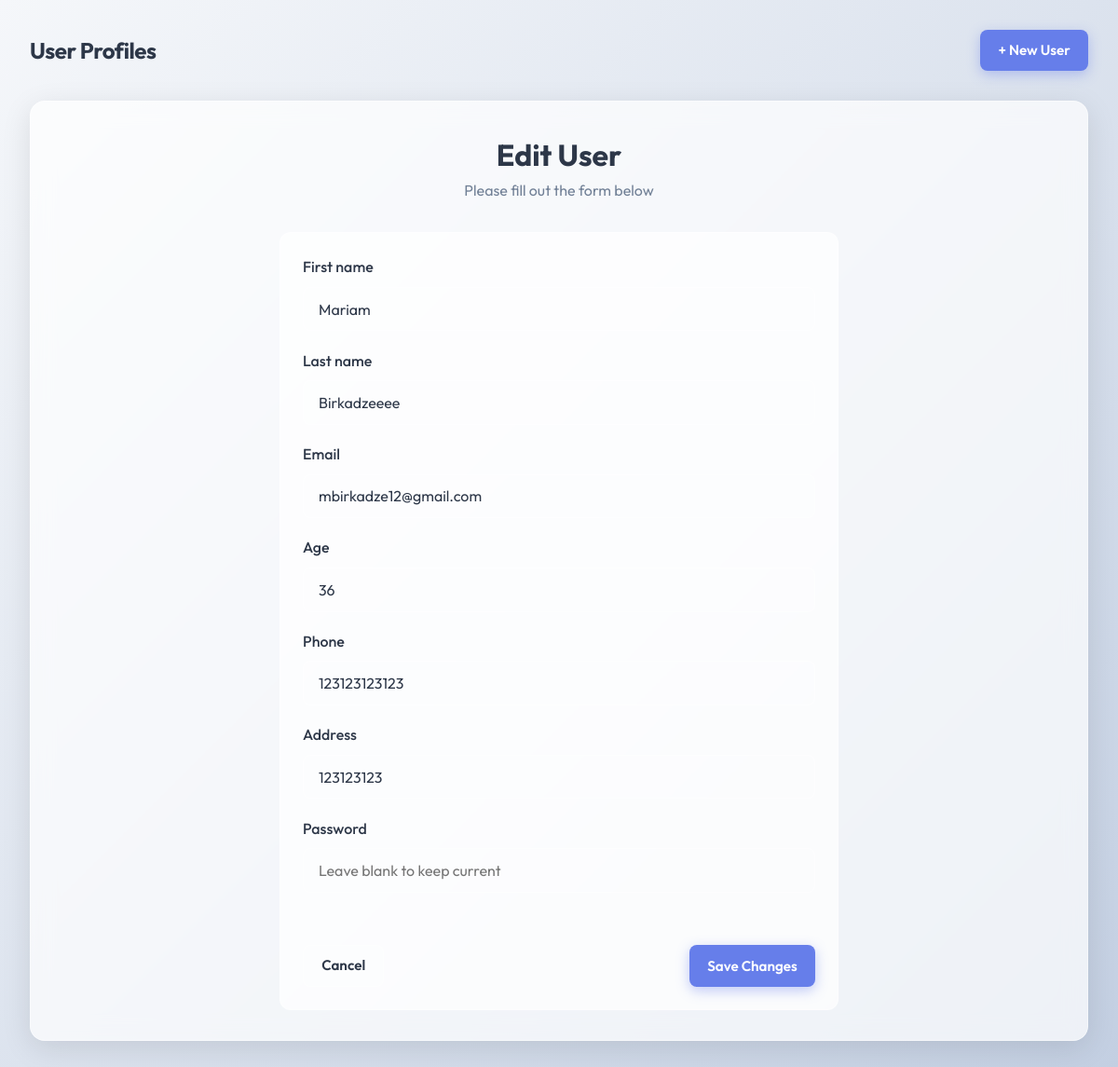
Screenshot of /update/6/ with the database file from the repository.
### user_profile/models.py (models this page shows, shortened)
class UserProfile(models.Model):
    first_name = models.CharField(max_length=100)
    last_name = models.CharField(max_length=100)
    email = models.EmailField(unique=True)
    age = models.IntegerField()
    phone = models.CharField(max_length=15)
    address = models.CharField(max_length=255)
    password = models.CharField(max_length=100)
    created_at = models.DateTimeField(auto_now_add=True)
    updated_at = models.DateTimeField(auto_now=True)

### user_profile/views.py (the view)
# urls.py: path('update/<int:pk>/', user_update, name='user_update'),
def user_update(request, pk):
    user = get_object_or_404(UserProfile, pk=pk)
    if request.method == 'POST':
        form = UserForm(request.POST, instance=user)
        if form.is_valid():
            form.save()
            return redirect('user_list')
    else:
        form = UserForm(instance=user)
    return render(request, 'user_profile/user_form.html', {'form': form})

### user_profile/forms.py (shortened to what this page needs)
class UserForm(forms.ModelForm):
    class Meta:
        model = UserProfile
        fields = ['first_name', 'last_name', 'email', 'age', 'phone', 'address', 'password']
        widgets = {
            'password': forms.PasswordInput(),
        }
    def __init__(self, *args, **kwargs):
        super().__init__(*args, **kwargs)
        if self.instance and self.instance.pk:
            self.fields['password'].required = False
            self.fields['password'].widget.attrs.update({'placeholder': 'Leave blank to keep current'})

### user_profile/templates/user_profile/user_form.html (shortened to what this page needs)
{% extends "base.html" %}
{% block content %}
<div class="page-header">
    <h2>{% if form.instance.pk %}Edit User{% else %}Create New User{% endif %}</h2>
    <p style="color: var(--text-muted);">Please fill out the form below</p>
</div>
<div class="card detail-card">
    <form method="post" autocomplete="off" novalidate>
        {% for field in form %}
        <div class="form-group">
            <label for="{{ field.id_for_label }}">{{ field.label }}</label>
            {{ field }}
        </div>
        {% endfor %}
        <div class="card-actions" style="margin-top: 2rem;">
            <a href="{% if form.instance.pk %}{% url 'user_detail' form.instance.pk %}{% else %}{% url 'user_list' %}{% endif %}" class="btn btn-secondary">Cancel</a>
            <div style="flex: 1;"></div>
            <button type="submit" class="btn btn-primary">Save Changes</button>
        </div>
    </form>
</div>
{% endblock %}

### user_profile/templates/base.html (style rules this page uses)
:root { --bg-gradient: linear-gradient(135deg, #f5f7fa 0%, #c3cfe2 100%); --glass-bg: rgba(255, 255, 255, 0.7); --glass-border: rgba(255, 255, 255, 0.4); --text-main: #2d3748; --text-muted: #718096; --primary: #667eea; --primary-hover: #5a67d8; --danger: #fc8181; --danger-hover: #f56565; --success: #68d391; --success-hover: #48bb78; }
* { box-sizing: border-box; margin: 0; padding: 0; font-family: 'Outfit', sans-serif; }
body { background: var(--bg-gradient); background-attachment: fixed; color: var(--text-main); min-height: 100vh; display: flex; flex-direction: column; align-items: center; padding: 2rem; line-height: 1.6; }
.btn { display: inline-flex; align-items: center; justify-content: center; padding: 0.6rem 1.2rem; font-weight: 600; border-radius: 8px; text-decoration: none; transition: all 0.3s ease; cursor: pointer; border: none; outline: none; font-size: 0.95rem; }
.btn-primary { background: var(--primary); color: white; box-shadow: 0 4px 14px rgba(102, 126, 234, 0.4); }
.btn-secondary { background: rgba(255, 255, 255, 0.1); color: var(--text-main); border: 1px solid var(--glass-border); }
.card { background: var(--glass-bg); border: 1px solid var(--glass-border); border-radius: 12px; padding: 1.5rem; transition: transform 0.3s ease, box-shadow 0.3s ease; position: relative; overflow: hidden; display: flex; flex-direction: column; }
.card-actions { margin-top: auto; padding-top: 1.5rem; display: flex; gap: 0.5rem; }
.form-group { margin-bottom: 1.2rem; }
.form-group label { display: block; margin-bottom: 0.5rem; font-weight: 500; color: var(--text-main); }
.form-control { width: 100%; padding: 0.8rem 1rem; border-radius: 8px; border: 1px solid var(--glass-border); background: rgba(255,255,255,0.05); color: var(--text-main); font-size: 1rem; transition: border-color 0.3s ease, box-shadow 0.3s ease; outline: none; }
.page-header { margin-bottom: 2rem; text-align: center; }
.page-header h2 { font-size: 2rem; font-weight: 700; }
.detail-card { max-width: 600px; margin: 0 auto; }

### rows the page displays
UserProfile: form "Mariam" "Birkadzeeee" "mbirkadze12@gmail.com" "36" "123123123123" "123123123"

### other values shown
{{ field.label }} "First name" "Last name" "Email" "Age" "Phone" "Address" "Password"
